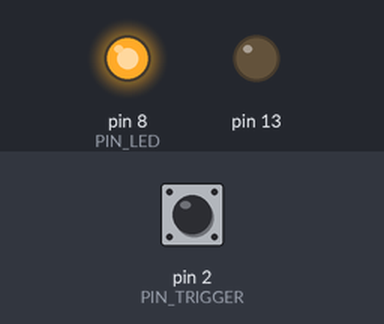
Bench run of a program on a simulated Arduino Uno, built with avr-gcc and run on an emulated ATmega328P. Parts: output pins drawn as LEDs (lit = HIGH). The test bench sets the inputs (shaded band); at power-on: pin 2 (PIN_TRIGGER) HIGH. Sleep ends after the set time or at an interrupt.

Above: at 4.2 s.
4.3 s: pin 2 (PIN_TRIGGER) pulled LOW for 0.15 s
At 11.1 s:
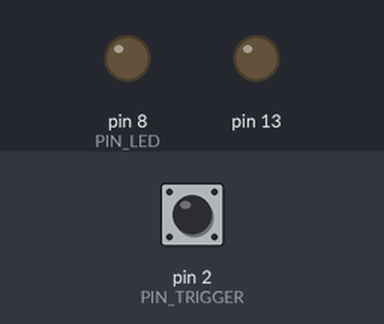
Timing chart, 0 to 12.6 s (numbered marks = the images above; inputs shaded):
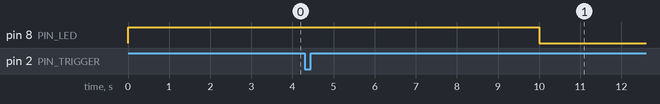

The program:

main.cpp
```cpp
#include <Arduino.h>
#include <avr/sleep.h>

#define PIN_TRIGGER  2
#define PIN_LED      8

#define LIGHT_TIME   5 // in s
#define lmillis() ((long)millis())

bool isLedLit;
byte tiltStatus = LOW, lastTiltStatus = LOW;
int ledTimer = 0;
long lastAction = 0;

void isrAwake(void)
{
    detachInterrupt(0);
}

void enterSleepMode(void)
{
    attachInterrupt(digitalPinToInterrupt(PIN_TRIGGER), isrAwake, LOW);
    set_sleep_mode(SLEEP_MODE_PWR_DOWN);
    sleep_enable();
    sleep_mode();
    sleep_disable();
}

void lightLED()
{
    digitalWrite(PIN_LED, HIGH);
    isLedLit = true;
    ledTimer = LIGHT_TIME;
}

void setup()
{
    pinMode(PIN_TRIGGER, INPUT_PULLUP);
    pinMode(PIN_LED, OUTPUT);

    pinMode(13, OUTPUT);
    digitalWrite(13, LOW);

    lightLED();
    lastAction = lmillis();
}

void loop()
{
    if (isLedLit && ledTimer <= 0) {
        digitalWrite(PIN_LED, LOW);
        isLedLit = false;
        enterSleepMode();
    }

    tiltStatus = digitalRead(PIN_TRIGGER);
    if (tiltStatus != lastTiltStatus && ledTimer < LIGHT_TIME) {
        lastTiltStatus = tiltStatus;
        lightLED();
    }

    if (ledTimer > 0 && lmillis() - lastAction >= 0) {
        lastAction = lmillis() + 1000;
        ledTimer--;
    }
}
```

Measured:
- after the input at 4.3 s, pin 8 (PIN_LED): HIGH → LOW after 5.7 s instead of 0.70 s
